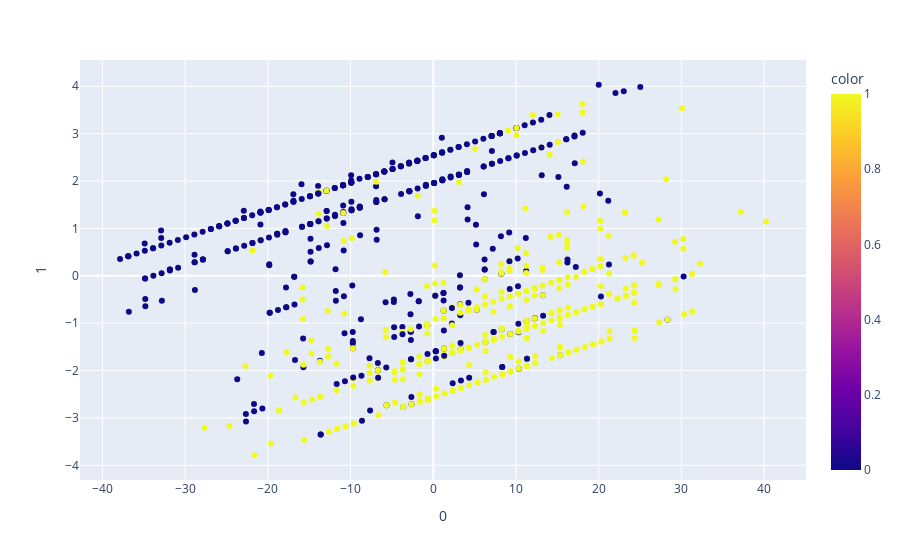

This figure's notebook cell:
### Code cell
import plotly.express as px
from sklearn.decomposition import PCA


df.dropna(inplace=True)
X = df[['BA', 'Shape', 'Margin', 'Density', 'Age']]


pca = PCA(n_components=2)
components = pca.fit_transform(X)

fig = px.scatter(components, x=0, y=1, color=df['Severity'])
fig.show()

### Figure 1 — Plotly figure (JSON) as saved in the notebook; plotly's stock layout.template omitted (floating-point values rounded to 4 significant figures; data arrays with more than 128 entries replaced by an {"elided": "..."} marker saying what was removed)
{"data": [{"hovertemplate": "0=%{x}<br>1=%{y}<br>color=%{marker.color}<extra></extra>", "legendgroup": "", "marker": {"color": {"elided": "830 int values"}, "coloraxis": "coloraxis", "symbol": "circle"}, "mode": "markers", "name": "", "orientation": "v", "showlegend": false, "type": "scatter", "x": {"elided": "830 float values"}, "xaxis": "x", "y": {"elided": "830 float values"}, "yaxis": "y"}], "layout": {"coloraxis": {"colorbar": {"title": {"text": "color"}}, "colorscale": [[0, "#0d0887"], [0.1111, "#46039f"], [0.2222, "#7201a8"], [0.3333, "#9c179e"], [0.4444, "#bd3786"], [0.5556, "#d8576b"], [0.6667, "#ed7953"], [0.7778, "#fb9f3a"], [0.8889, "#fdca26"], [1, "#f0f921"]]}, "legend": {"tracegroupgap": 0}, "margin": {"t": 60}, "xaxis": {"anchor": "y", "domain": [0, 1], "title": {"text": "0"}}, "yaxis": {"anchor": "x", "domain": [0, 1], "title": {"text": "1"}}}}
